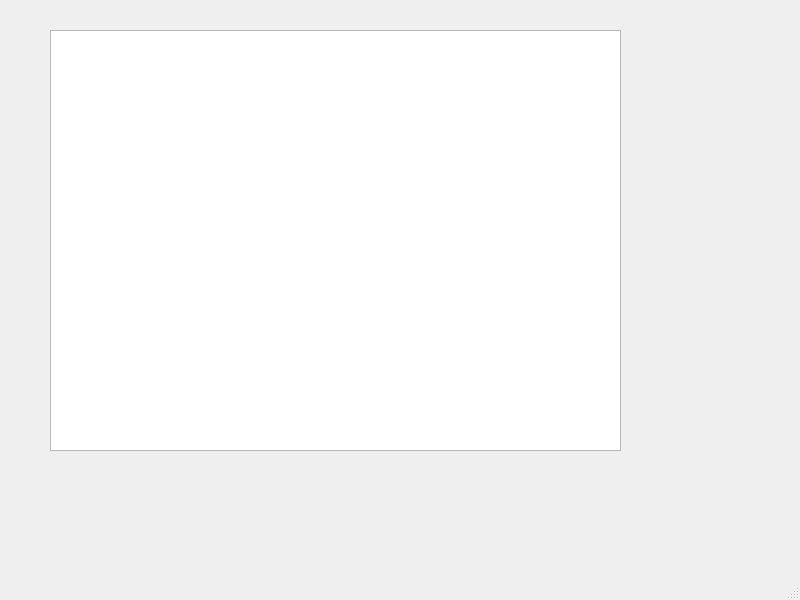
<?xml version="1.0" encoding="UTF-8"?>
<ui version="4.0">
 <class>MainWindow</class>
 <widget class="QMainWindow" name="MainWindow">
  <property name="geometry">
   <rect>
    <x>0</x>
    <y>0</y>
    <width>800</width>
    <height>600</height>
   </rect>
  </property>
  <property name="windowTitle">
   <string>MainWindow</string>
  </property>
  <widget class="QWidget" name="centralwidget">
   <widget class="QGraphicsView" name="graphicsView">
    <property name="geometry">
     <rect>
      <x>50</x>
      <y>30</y>
      <width>571</width>
      <height>421</height>
     </rect>
    </property>
   </widget>
  </widget>
  <widget class="QMenuBar" name="menubar">
   <property name="geometry">
    <rect>
     <x>0</x>
     <y>0</y>
     <width>800</width>
     <height>22</height>
    </rect>
   </property>
  </widget>
  <widget class="QStatusBar" name="statusbar"/>
 </widget>
 <resources/>
 <connections/>
</ui>
